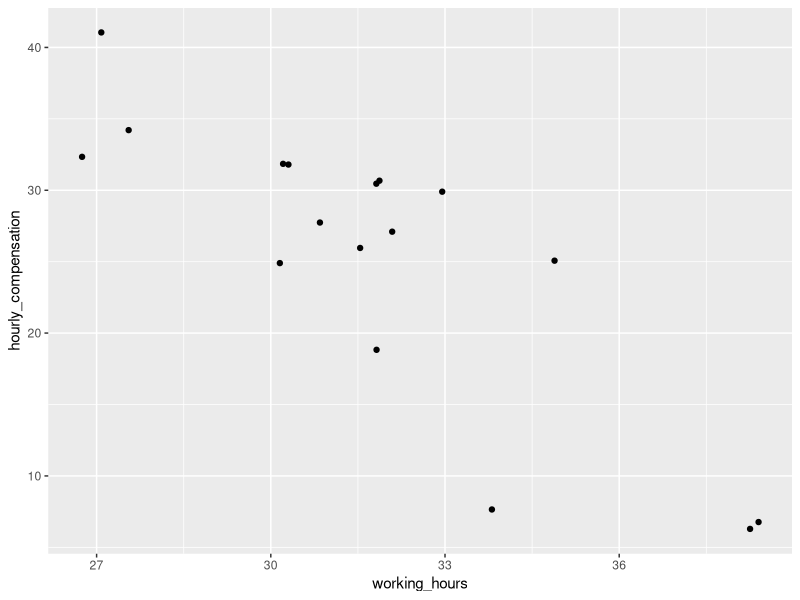
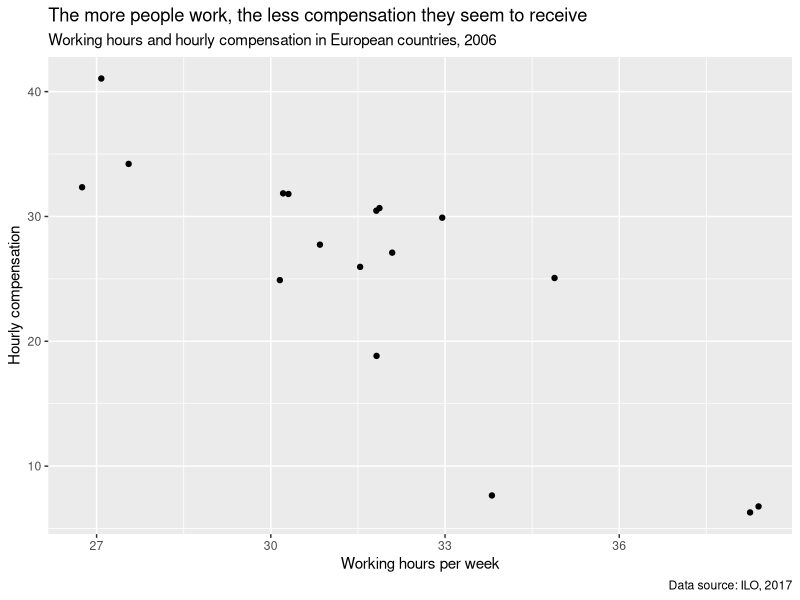

The R source for these figures, in order:
## ---- chunk 1
library(tidyverse)

ilo_hourly_compensation <- read.csv("ilo_hourly_compensation.csv")
ilo_working_hours <- read.csv("ilo_working_hours.csv")
## ---- chunk 2
# Join both data frames
ilo_data <- ilo_hourly_compensation %>%
  inner_join(ilo_working_hours, by = c("country", "year"))

# Count the resulting rows
ilo_data  %>% 
    count()

# Examine ilo_data
ilo_data
## ---- chunk 3
# Turn year and country into a factor
ilo_data_corrected <- ilo_data %>%
  mutate(year = as.factor(as.numeric(year)),
        country = as.factor(country))

# See the results
ilo_data_corrected
## ---- chunk 4
european_countries <- c("Finland", "France", "Italy", "Norway", "Spain", "Sweden", "Switzerland", "United Kingdom", "Belgium", "Ireland", "Luxembourg", "Portugal", "Netherlands", "Germany", "Hungary", "Austria", "Czech Rep.")

# Examine the European countries vector
european_countries

# Only retain European countries
ilo_data <- ilo_data %>%
  filter(country %in% european_countries)
## ---- chunk 5
# Examine the structure of ilo_data
str(ilo_data)

# Group and summarize the data
ilo_data %>%
  group_by(year) %>%
  summarize(mean_hourly_compensation = mean(hourly_compensation),
            mean_working_hours = mean(working_hours))
## ---- chunk 6
# Filter for 2006
plot_data <- ilo_data %>%
  filter(year==2006)
  
# Create the scatter plot
ggplot(plot_data) +
  geom_point(aes(x = working_hours, y = hourly_compensation))
## ---- chunk 7
# Create the plot
ggplot(plot_data) +
  geom_point(aes(x = working_hours, y = hourly_compensation)) +
  # Add labels
  labs(
    x = "Working hours per week",
    y = "Hourly compensation",
    title = "The more people work, the less compensation they seem to receive",
    subtitle = "Working hours and hourly compensation in European countries, 2006",
    caption = "Data source: ILO, 2017"
  )
## ---- chunk 8

## ---- chunk 9

## ---- chunk 10

